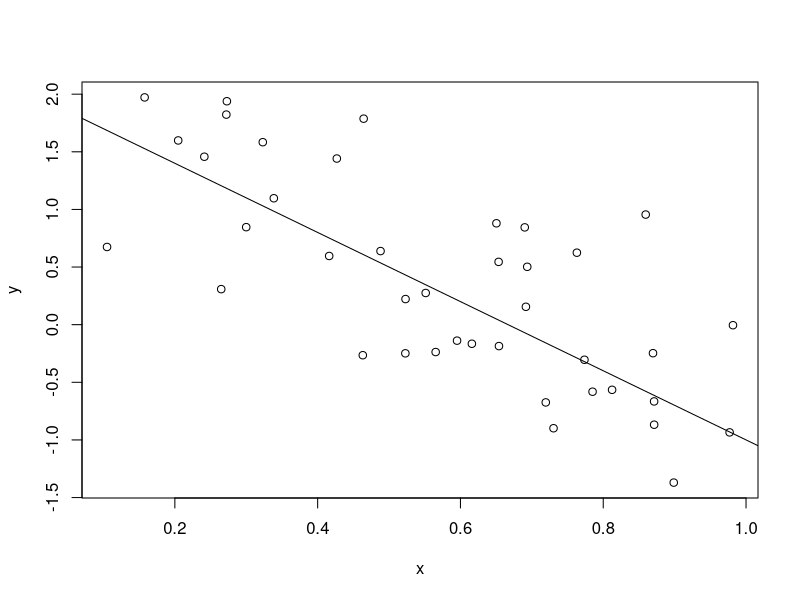

Write R code to recreate this figure.
## ---- chunk 1
knitr::opts_chunk$set(echo = TRUE)
## ---- chunk 2
a <- 2
b <- -3
x <- runif(40)
sig_sq <- 0.5
y <- a + b * x + rnorm(40,sd = sqrt(sig_sq))
plot(x,y)
abline(a,b)
